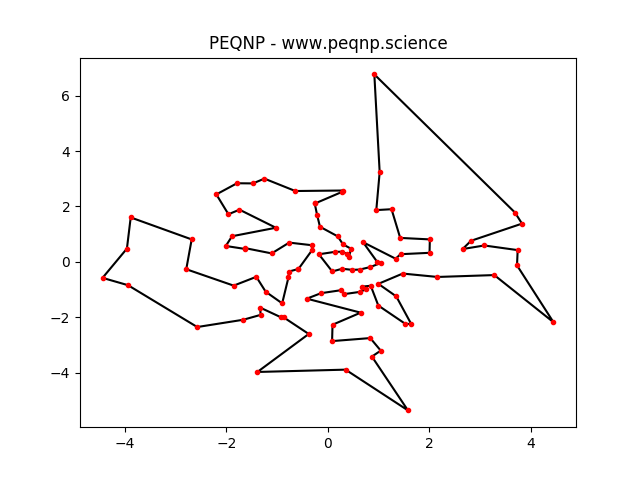

Source code (Python):
"""
Copyright (c) 2012-2020 PEQNP. all rights reserved. [email redacted]

Permission is hereby granted, free of charge, to any person obtaining a copy
of this software and associated documentation files (the "Software"), to deal
in the Software without restriction, including without limitation the rights
to use, copy, modify, merge, publish, distribute, sublicense, and/or sell
copies of the Software, and to permit persons to whom the Software is
furnished to do so, subject to the following conditions:

The above copyright notice and this permission notice shall be included in all
copies or substantial portions of the Software.

THE SOFTWARE IS PROVIDED "AS IS", WITHOUT WARRANTY OF ANY KIND, EXPRESS OR
IMPLIED, INCLUDING BUT NOT LIMITED TO THE WARRANTIES OF MERCHANTABILITY,
FITNESS FOR A PARTICULAR PURPOSE AND NONINFRINGEMENT. IN NO EVENT SHALL THE
AUTHORS OR COPYRIGHT HOLDERS BE LIABLE FOR ANY CLAIM, DAMAGES OR OTHER
LIABILITY, WHETHER IN AN ACTION OF CONTRACT, TORT OR OTHERWISE, ARISING FROM,
OUT OF OR IN CONNECTION WITH THE SOFTWARE OR THE USE OR OTHER DEALINGS IN THE
SOFTWARE.
"""

import sys

import matplotlib.pyplot as plt
import numpy
from peqnp import *

numpy.random.seed(0)

glb = numpy.inf


def oracle(seq):
    global glb
    loc = sum(numpy.linalg.norm(data[seq[i]] - data[seq[(i + 1) % len(seq)]]) for i in range(n))
    if loc < glb:
        glb = loc
        print('Tour Length {}'.format(glb))
    return loc


if __name__ == '__main__':

    if len(sys.argv) == 1 or sys.argv[1] == '--help':
        print('Approximate the TSP problem')
        print('Usage   : python3 tsp.py <bits>')
        print('Example : python3 tsp.py 100')
        exit(0)

    n = int(sys.argv[1])

    data = numpy.random.logistic(size=(n, 2))

    seq = hess_sequence(n, oracle=oracle, fast=True)

    x, y = zip(*[data[i] for i in seq + [seq[0]]])

    plt.title('PEQNP - www.peqnp.science')
    plt.plot(x, y, 'k-')
    plt.plot(x, y, 'r.')
    plt.savefig('tsp.png')
